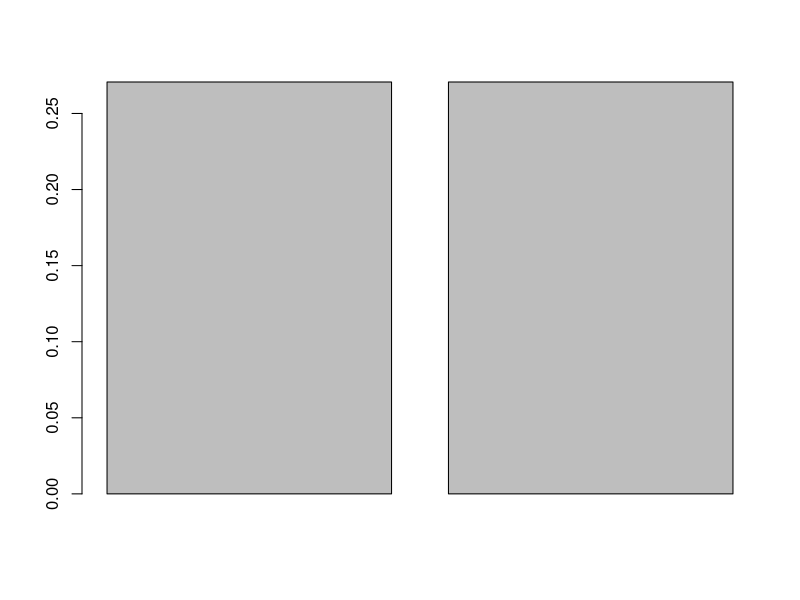

Write the R code that produced this figure.
zece=function(n,k){
set.seed(0) #make this example reproducible
vec=vector(length=n)
for(i in 1:n) {
  vec[i]=dpois(x=i,lambda=k)
}
#plot (k, vec, type = "l", ylab = "log density")
barplot(vec)
}

zece(2,2)
